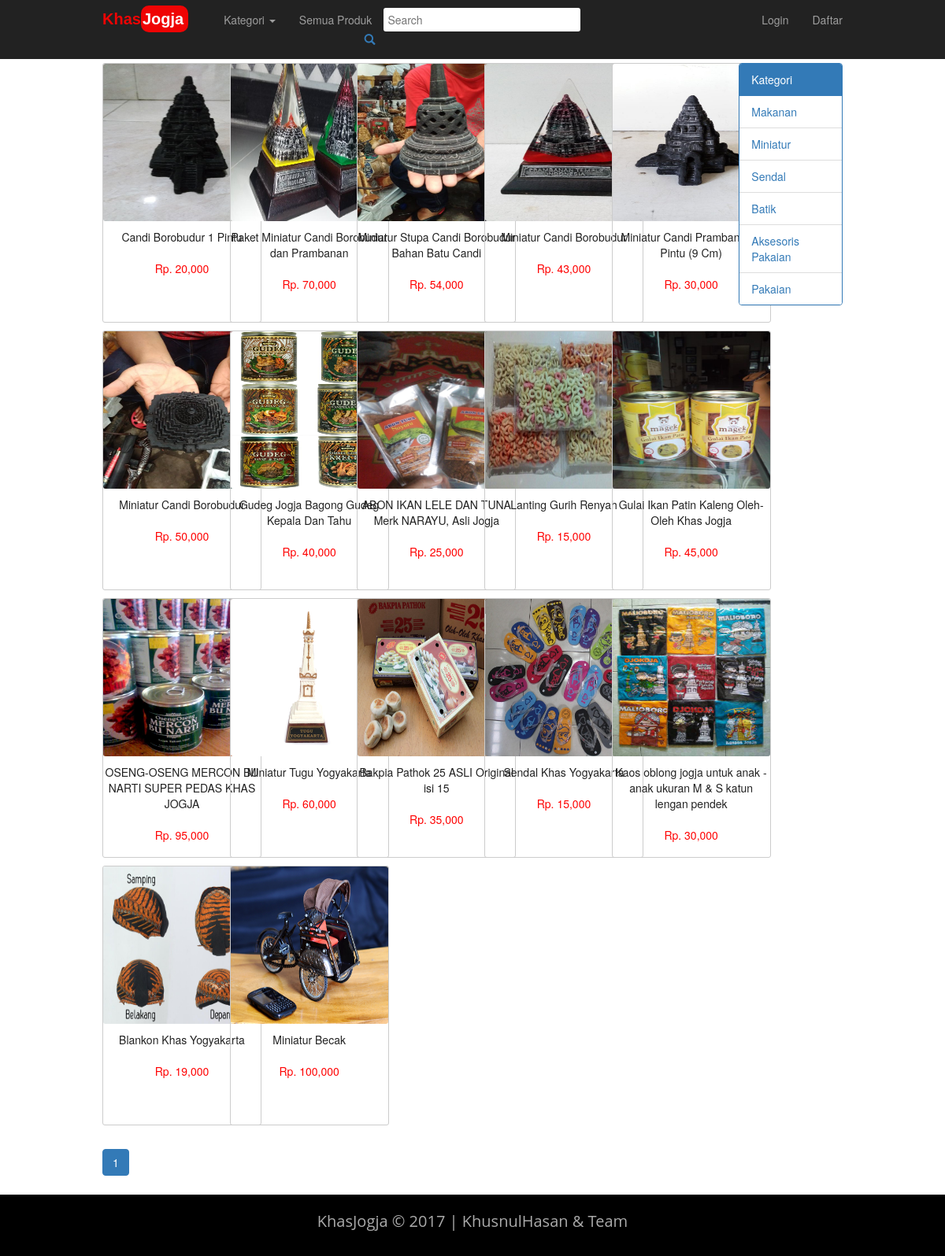
The page /index.php?halaman=produk on the database its author committed.
### tables this page shows
CREATE TABLE `produk` (
  `id_produk` int(11) NOT NULL,
  `id_kategori` int(11) NOT NULL,
  `nama_produk` varchar(255) NOT NULL,
  `harga_produk` int(11) NOT NULL,
  `berat_produk` int(11) NOT NULL,
  `deskripsi_produk` text NOT NULL,
  `foto_produk` varchar(255) NOT NULL
);

CREATE TABLE `kategori` (
  `id_kategori` int(11) NOT NULL,
  `nama_kategori` varchar(255) NOT NULL,
  `deskripsi_kategori` text NOT NULL
);

### config/class.php (called while the page is built, shortened)
<?php
$mysqli=new mysqli("localhost","root","","tugas_imk");
class kategori
{
	public $koneksi;
	function __construct($mysqli)
	{
		$this->koneksi = $mysqli;
	}
		function tampil_kategori()
		{
			$ambil = $this->koneksi->query("SELECT * FROM kategori");
			while($pecah=$ambil->fetch_assoc())
			{
				$data[]=$pecah;
			}
			return $data;
		}
}
class produk
{
	public $koneksi;
	function __construct($mysqli)
	{
		$this->koneksi=$mysqli;
	}
	function tampil_produk($posisi=0,$batas=99999999)
	{
		$ambil=$this->koneksi->query("SELECT * FROM produk JOIN kategori ON produk.id_kategori=kategori.id_kategori ORDER BY produk.id_produk DESC LIMIT $posisi,$batas");
		while($pecah=$ambil->fetch_assoc())
		{
			$data[]=$pecah;
		}
		return $data;
	}
}
$produk = new produk($mysqli);
$kategori = new kategori($mysqli);
?>

### produk.php (the view, shortened to what this page needs)
 <?php
 $batas = 20;
 if(isset($_GET['page']))
 {
 	$posisi = ($_GET['page']-1) * $batas;
 }
 else
 {
 	$posisi = 0;
 }
 $pro=$produk->tampil_produk($posisi,$batas);
 ?>
 <br><br><br><br>
 <div class="produk">
 	<div class="container">
 		<div class="row">
 			<div class="col-md-10">
 				<div class="row">
 					<?php foreach ($pro as $key => $value): ?>
 						<div class="kolom-jadi-5">
							<div class="produkku">
								<a href="index.php?halaman=detailproduk&id=<?php echo $value['id_produk']; ?>"><img src="assets/foto_produk/<?php echo $value['foto_produk']; ?>" class="gambar_produk"></a>
								<div class="tulisan">
									<a href="index.php?halaman=detailproduk&id=<?php echo $value['id_produk']; ?>"><?php echo $value['nama_produk']; ?></a><br><br>
									<div class="merah">
										<span><a href="index.php?halaman=detailproduk&id=<?php echo $value['id_produk']; ?>">Rp. <?php echo number_format($value['harga_produk']); ?></a></span>
									</div>
								</div>
							</div>
						</div>
					<?php endforeach ?>
				</div>
				<?php
				$totaldata = count($produk->tampil_produk());
				$banyakpage = ceil($totaldata/$batas);
				?>
				<nav>
					<ul class="pagination">
						<?php
						for($i=1; $i<=$banyakpage; $i++)
						{
							if($i==$_GET['page'])
							{
								$aktif = "active";
							}
							else
							{
								$aktif = "";
							}
							echo "<li class='$aktif'><a href='index.php?halaman=produk&page=$i'>$i</a></li>";
						}
						?>
					</ul>
				</nav>
			</div>
			<div class="col-md-2">
				<div class="panel panel-primary">
					<div class="panel-heading">Kategori</div>
					<ul class="list-group">
						<?php $kate=$kategori->tampil_kategori(); ?>
						<?php foreach ($kate as $key => $value): ?>
							<li class="list-group-item"><a href="index.php?halaman=kategori&id=<?php echo $value['id_kategori']; ?>"><?php echo $value['nama_kategori']; ?></a>
							</li>
						<?php endforeach ?>
					</ul>
				</div>
			</div>
		</div>
	</div>
</div>

### css/sendiri.css (style rules this page uses)
.merah span a { color: red; }
.produkku { height: 330px; width: 202px; border: 1px solid #ccc; margin-bottom: 10px; text-align: center; border-radius: 3px; }
.gambar_produk { border-radius: 3px; height: 200px; width: 200px; }
.tulisan { padding-top: 10px; }
.tulisan a { color: #222; }
.tulisan span { color: red; }
.kolom-jadi-5 { width: 20%; position: relative; min-height: 1px; padding-right: 15px; padding-left: 15px; float: left; }

### rows shown on the page
produk: foto_produk (picture), nama_produk "Candi Borobudur 1 Pintu", harga_produk "20,000"
produk: foto_produk (picture), nama_produk "Paket Miniatur Candi Borobudur dan Prambanan", harga_produk "70,000"
produk: foto_produk (picture), nama_produk "Miniatur Stupa Candi Borobudur Bahan Batu Candi", harga_produk "54,000"
produk: foto_produk (picture), nama_produk "Miniatur Candi Borobudur", harga_produk "43,000"
produk: foto_produk (picture), nama_produk "Miniatur Candi Prambanan 4 Pintu (9 Cm)", harga_produk "30,000"
produk: foto_produk (picture), nama_produk "Miniatur Candi Borobudur", harga_produk "50,000"
produk: foto_produk (picture), nama_produk "Gudeg Jogja Bagong Gudeg Kepala Dan Tahu", harga_produk "40,000"
produk: foto_produk (picture), nama_produk "ABON IKAN LELE DAN TUNA Merk NARAYU, Asli Jogja", harga_produk "25,000"
produk: foto_produk (picture), nama_produk "Lanting Gurih Renyah", harga_produk "15,000"
produk: foto_produk (picture), nama_produk "Gulai Ikan Patin Kaleng Oleh-Oleh Khas Jogja", harga_produk "45,000"
produk: foto_produk (picture), nama_produk "OSENG-OSENG MERCON BU NARTI SUPER PEDAS KHAS JOGJA", harga_produk "95,000"
produk: foto_produk (picture), nama_produk "Miniatur Tugu Yogyakarta", harga_produk "60,000"
produk: foto_produk (picture), nama_produk "Bakpia Pathok 25 ASLI Original isi 15", harga_produk "35,000"
produk: foto_produk (picture), nama_produk "Sendal Khas Yogyakarta", harga_produk "15,000"
produk: foto_produk (picture), nama_produk "Kaos oblong jogja untuk anak - anak ukuran M & S katun lengan pendek", harga_produk "30,000"
produk: foto_produk (placeholder picture), nama_produk "Blankon Khas Yogyakarta", harga_produk "19,000"
produk: foto_produk (picture), nama_produk "Miniatur Becak", harga_produk "100,000"
kategori: nama_kategori "Makanan"
kategori: nama_kategori "Miniatur"
kategori: nama_kategori "Sendal"
kategori: nama_kategori "Batik"
kategori: nama_kategori "Aksesoris Pakaian"
kategori: nama_kategori "Pakaian"
